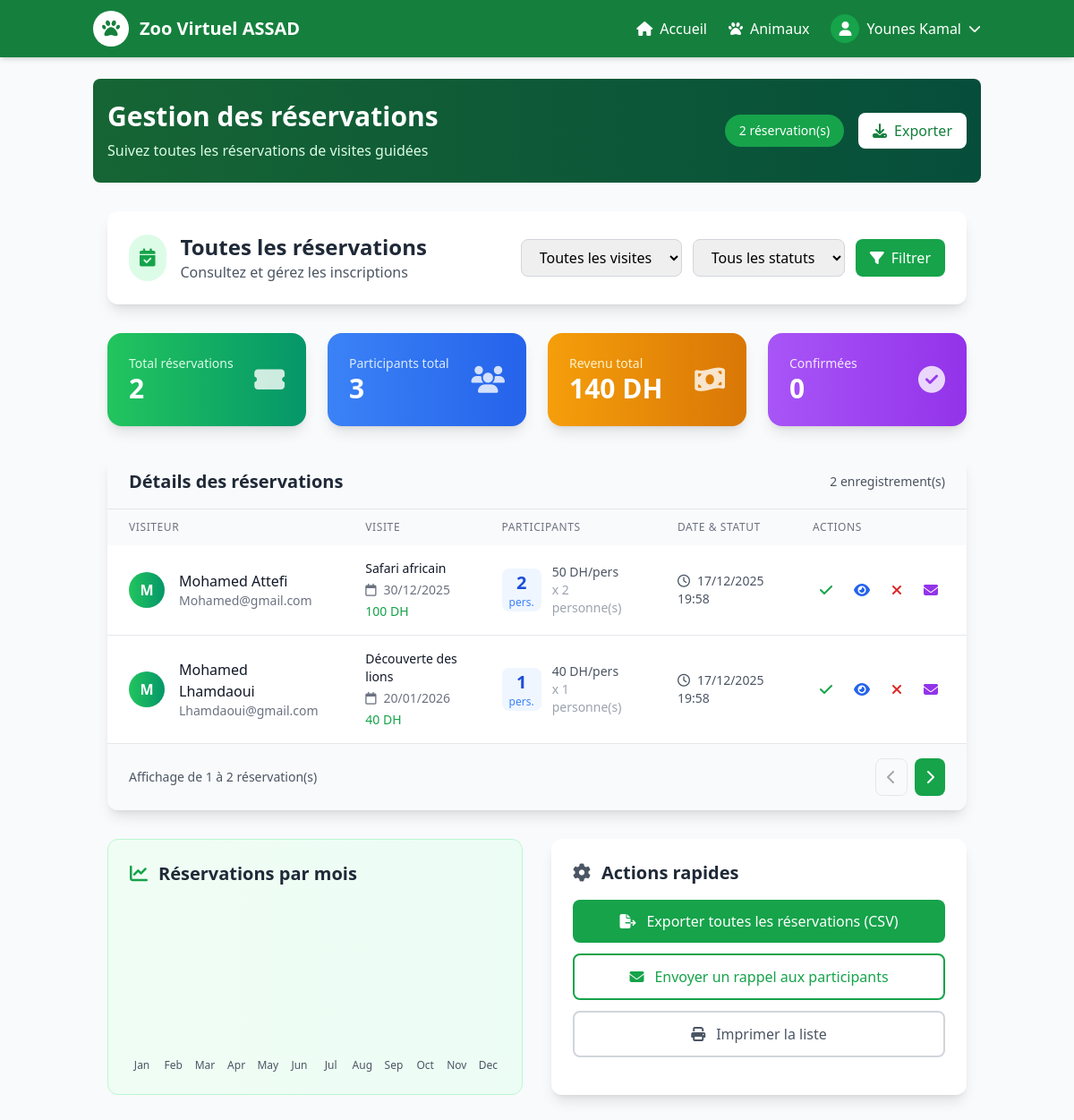
The page /guide/reservations.php (signed in) on the database its author committed.
### tables this page shows
CREATE TABLE reservations (
    id INT AUTO_INCREMENT PRIMARY KEY,
    idvisite INT,
    idutilisateur INT,
    nbpersonnes INT,
    datereservation DATETIME DEFAULT CURRENT_TIMESTAMP,
    FOREIGN KEY (idvisite) REFERENCES visitesguidees(id),
    FOREIGN KEY (idutilisateur) REFERENCES utilisateurs(id)
);

CREATE TABLE utilisateurs (
    id INT AUTO_INCREMENT PRIMARY KEY,
    nom VARCHAR(100) NOT NULL,
    email VARCHAR(150) UNIQUE NOT NULL,
    role ENUM('visiteur','guide') NOT NULL,
    motpasse_hash VARCHAR(255) NOT NULL,
    statut ENUM('actif','desactive','en_attente') DEFAULT 'en_attente'
);

CREATE TABLE visitesguidees (
    id INT AUTO_INCREMENT PRIMARY KEY,
    titre VARCHAR(150) NOT NULL,
    dateheure DATETIME NOT NULL,
    langue VARCHAR(50),
    capacite_max INT CHECK (capacite_max > 0),
    statut ENUM('active','annulee') DEFAULT 'active',
    duree INT CHECK (duree > 0),
    prix float CHECK (prix >= 0),
    id_guide INT,
    FOREIGN KEY (id_guide) REFERENCES utilisateurs(id)
);

### guide/reservations.php (the view, shortened to what the rows shown need)
<?php
include '../includes/header.php';
include '../includes/db.php';
$sql = "SELECT r.id, r.nbpersonnes, r.datereservation,
               u.nom, u.email,
               v.titre as visite_titre, v.prix, v.dateheure
        FROM reservations r
        JOIN utilisateurs u ON r.idutilisateur = u.id
        JOIN visitesguidees v ON r.idvisite = v.id
        ORDER BY r.datereservation DESC";
$result = $conn->query($sql);
?>
<section class="py-6 bg-gradient-to-r from-green-800 to-emerald-900 text-white rounded-lg mb-8">
    <div class="max-w-7xl mx-auto px-4">
        <div class="flex flex-col md:flex-row justify-between items-center">
            <div>
                <h1 class="text-3xl font-bold mb-2">Gestion des réservations</h1>
            </div>
        </div>
    </div>
</section>
<div class="max-w-7xl mx-auto px-4 mb-10">
    <div class="bg-white rounded-xl shadow-lg p-6 mb-8">
        <div class="flex flex-col md:flex-row justify-between items-center gap-4">
            <div class="flex items-center">
                <div>
                    <h2 class="text-2xl font-bold text-gray-800">Toutes les réservations</h2>
                </div>
            </div>
        </div>
    </div>
    <?php if ($result->num_rows > 0):
        $result->data_seek(0);
    ?>
    <?php endif; ?>
    <div class="bg-white rounded-xl shadow-lg overflow-hidden">
        <?php if ($result->num_rows == 0): ?>
            <div class="text-center py-12">
                <div class="text-gray-400 text-6xl mb-4">
                    <i class="fas fa-calendar-times"></i>
                </div>
                <h3 class="text-xl font-bold text-gray-700 mb-2">Aucune réservation</h3>
                <p class="text-gray-600">Aucune réservation n'a été effectuée pour le moment.</p>
            </div>
        <?php else:
            $result->data_seek(0);
        ?>
            <div class="overflow-x-auto">
                <table class="w-full">
                    <thead class="bg-gray-50">
                        <tr>
                            <th class="px-6 py-3 text-left text-xs font-medium text-gray-500 uppercase tracking-wider">
                                Visiteur
                            </th>
                            <th class="px-6 py-3 text-left text-xs font-medium text-gray-500 uppercase tracking-wider">
                                Visite
                            </th>
                            <th class="px-6 py-3 text-left text-xs font-medium text-gray-500 uppercase tracking-wider">
                                Participants
                            </th>
                            <th class="px-6 py-3 text-left text-xs font-medium text-gray-500 uppercase tracking-wider">
                                Date & Statut
                            </th>
                            <th class="px-6 py-3 text-left text-xs font-medium text-gray-500 uppercase tracking-wider">
                                Actions
                            </th>
                        </tr>
                    </thead>
                    <tbody class="divide-y divide-gray-200">
                        <?php while ($row = $result->fetch_assoc()):
                            $reservation_date = date('d/m/Y H:i', strtotime($row['datereservation']));
                            $visit_date = date('d/m/Y', strtotime($row['dateheure']));
                            $total_price = $row['prix'] * $row['nbpersonnes'];
                        ?>
                            <tr class="hover:bg-gray-50 transition-colors">
                                <td class="px-6 py-4">
                                    <div class="flex items-center">
                                        <div class="flex-shrink-0">
                                            <div class="w-10 h-10 bg-gradient-to-r from-green-500 to-emerald-600 rounded-full flex items-center justify-center">
                                                <span class="text-white font-bold">
                                                    <?php echo strtoupper(substr($row['nom'], 0, 1)); ?>
                                                </span>
                                            </div>
                                        </div>
                                        <div class="ml-4">
                                            <div class="font-medium text-gray-900">
                                                <?php echo htmlspecialchars($row['nom']); ?>
                                            </div>
                                            <div class="text-sm text-gray-500"><?php echo htmlspecialchars($row['email']); ?></div>
                                        </div>
                                    </div>
                                </td>
                                <td class="px-6 py-4">
                                    <div class="text-sm">
                                        <div class="font-medium text-gray-900">
                                            <?php echo htmlspecialchars($row['visite_titre']); ?>
                                        </div>
                                        <div class="text-gray-500 mt-1">
                                            <i class="far fa-calendar mr-2"></i><?php echo $visit_date; ?>
                                        </div>
                                        <div class="text-green-600 font-medium mt-1">
                                            <?php echo number_format($total_price, 0); ?> DH
                                        </div>
                                    </div>
                                </td>
                                <td class="px-6 py-4">
                                    <div class="flex items-center">
                                        <div class="w-12 h-12 bg-blue-50 rounded-lg flex flex-col items-center justify-center mr-3">
                                            <span class="text-xl font-bold text-blue-700"><?php echo $row['nbpersonnes']; ?></span>
                                            <span class="text-xs text-blue-500">pers.</span>
                                        </div>
                                        <div class="text-sm">
                                            <div class="text-gray-600"><?php echo number_format($row['prix'], 0); ?> DH/pers</div>
                                            <div class="text-gray-400">x <?php echo $row['nbpersonnes']; ?> personne(s)</div>
                                        </div>
                                    </div>
                                </td>
                                <td class="px-6 py-4">
                                    <div class="space-y-2">
                                        <div class="text-sm text-gray-600">
                                            <i class="far fa-clock mr-2"></i><?php echo $reservation_date; ?>
                                        </div>
                                    </div>
                                </td>
                                <td class="px-6 py-4">
                                    <div class="flex space-x-2">
                                        <button class="text-green-600 hover:text-green-800 p-2 hover:bg-green-50 rounded-lg transition"
                                            title="Confirmer">
                                            <i class="fas fa-check"></i>
                                        </button>
                                        <button class="text-blue-600 hover:text-blue-800 p-2 hover:bg-blue-50 rounded-lg transition"
                                            title="Détails">
                                            <i class="fas fa-eye"></i>
                                        </button>
                                        <button class="text-red-600 hover:text-red-800 p-2 hover:bg-red-50 rounded-lg transition"
                                            title="Annuler"
                                            onclick="return confirm('Annuler cette réservation ?')">
                                            <i class="fas fa-times"></i>
                                        </button>
                                        <button class="text-purple-600 hover:text-purple-800 p-2 hover:bg-purple-50 rounded-lg transition"
                                            title="Contacter">
                                            <i class="fas fa-envelope"></i>
                                        </button>
                                    </div>
                                </td>
                            </tr>
                        <?php endwhile; ?>
                    </tbody>
                </table>
            </div>
        <?php endif; ?>
    </div>
</div>

### rows shown on the page
reservations: idutilisateur.nom "M", idutilisateur.nom "Mohamed Attefi", idutilisateur.email "Mohamed@gmail.com", idvisite.titre "Safari africain", idvisite.dateheure "30/12/2025", total_price "100", nbpersonnes "2", idvisite.prix "50", datereservation "17/12/2025 19:58"
reservations: idutilisateur.nom "M", idutilisateur.nom "Mohamed Lhamdaoui", idutilisateur.email "Lhamdaoui@gmail.com", idvisite.titre "Découverte des lions", idvisite.dateheure "20/01/2026", idvisite.prix "40", nbpersonnes "1", datereservation "17/12/2025 19:58"

### other values the page prints
$_SESSION['user_nom'] "Younes Kamal"
$result->num_rows "2"
$total_persons "3"
$total_revenue "140"
$confirmed "0"
substr(date('F', mktime(0, 0, 0, $i, 1)), 0, 3) "Jan"
substr(date('F', mktime(0, 0, 0, $i, 1)), 0, 3) "Feb"
substr(date('F', mktime(0, 0, 0, $i, 1)), 0, 3) "Mar"
substr(date('F', mktime(0, 0, 0, $i, 1)), 0, 3) "Apr"
substr(date('F', mktime(0, 0, 0, $i, 1)), 0, 3) "May"
substr(date('F', mktime(0, 0, 0, $i, 1)), 0, 3) "Jun"
substr(date('F', mktime(0, 0, 0, $i, 1)), 0, 3) "Jul"
substr(date('F', mktime(0, 0, 0, $i, 1)), 0, 3) "Aug"
substr(date('F', mktime(0, 0, 0, $i, 1)), 0, 3) "Sep"
substr(date('F', mktime(0, 0, 0, $i, 1)), 0, 3) "Oct"
